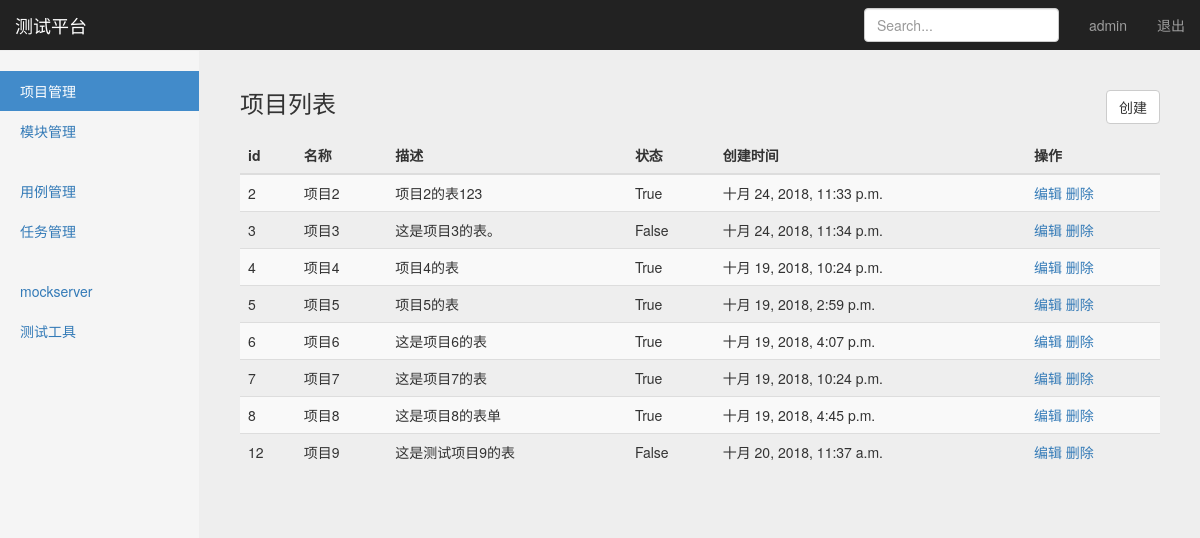
The app's page /manage/project_manage/ (signed in) with its own data.
### project_app/models.py (models this page shows, shortened)
class Project(models.Model):
    name = models.CharField("名称",max_length=100,blank=False,default="")  #https://www.cnblogs.com/ccorz/p/Django-models-zhong-guan-yublank-yunull-de-bu-chon.html
    describe = models.TextField("描述",default="")
    status = models.BooleanField("状态",default=True)
    create_time = models.DateTimeField("创建时间",auto_now=True)

### project_app/views/project_views.py (the view)
# urls.py: path('project_manage/',project_views.project_manage),
@login_required
def project_manage(request):
    username = request.session.get('user','')   #读取浏览器session
    project_all = Project.objects.all()
    return render(request, "project_manage.html",{"user":username,"projects":project_all,"type":"list"})

### templates/project_manage.html (shortened to what this page needs)
{% extends "base.html" %}
{% block content %}
    <nav class="navbar navbar-inverse navbar-fixed-top">
      <div class="container-fluid">
        <div class="navbar-header">
          <a class="navbar-brand" href="#">测试平台</a>
        </div>
        <div id="navbar" class="navbar-collapse collapse">
          <ul class="nav navbar-nav navbar-right">
            <li><a href="#">{{ user }}</a></li>
            <li><a href="/logout">退出</a></li>
          </ul>
          <form class="navbar-form navbar-right">
            <input type="text" class="form-control" placeholder="Search...">
          </form>
        </div>
      </div>
    </nav>
    <div class="container-fluid">
      <div class="row">
        <div class="col-sm-3 col-md-2 sidebar">
          <ul class="nav nav-sidebar">
            <li class="active"><a href="#">项目管理</a></li>
            <li><a href="/manage/module_manage/">模块管理</a></li>
          </ul>
          <ul class="nav nav-sidebar">
            <li><a href="">用例管理</a></li>
            <li><a href="">任务管理</a></li>
          </ul>
          <ul class="nav nav-sidebar">
            <li><a href="">mockserver</a></li>
            <li><a href="">测试工具</a></li>
          </ul>
        </div>
        {% if type == 'list' %}
        <div class="col-sm-9 col-sm-offset-3 col-md-10 col-md-offset-2 main">
          <h3 class="sub-header">项目列表
            <button type="button" class="btn btn-default"
                    style="float: right;"
                    onclick="window.location.href='/manage/add_project/'">创建</button>
          </h3>
          <div class="table-responsive">
            <table class="table table-striped">
              <thead>
                <tr>
                  <th>id</th>
                  <th>名称</th>
                  <th>描述</th>
                  <th>状态</th>
                  <th>创建时间</th>
                  <th>操作</th>
                </tr>
              </thead>
              <tbody>
                {% for project in projects %}
                <tr>
                  <td>{{ project.id }}</td>
                  <td>{{ project.name }}</td>
                  <td>{{ project.describe }}</td>
                  <td>{{ project.status }}</td>
                  <td>{{ project.create_time }}</td>
                  <td>
                      <a href="/manage/edit_project/{{ project.id }}/">编辑</a>
                      <a href="/manage/delete_project/{{ project.id }}/">删除</a>
                  </td>
                </tr>
                {% endfor %}
              </tbody>
            </table>
          </div>
        </div>
        {% endif %}
      </div>
    </div>
{% endblock %}

### static/css/signin.css (style rules this page uses)
body { padding-top: 40px; padding-bottom: 40px; background-color: #eee; }

### static/css/dashboard.css (style rules this page uses)
body { padding-top: 50px; }
.sub-header { padding-bottom: 10px; border-bottom: 1px solid #eee; }
.navbar-fixed-top { border: 0; }
.sidebar { display: none; }
@media (min-width: 768px) { .sidebar { position: fixed; top: 51px; bottom: 0; left: 0; z-index: 1000; display: block; padding: 20px; overflow-x: hidden; overflow-y: auto; background-color: #f5f5f5; border-right: 1px solid #eee; } }
.nav-sidebar { margin-right: -21px; margin-bottom: 20px; margin-left: -20px; }
.nav-sidebar > li > a { padding-right: 20px; padding-left: 20px; }
.nav-sidebar > .active > a, .nav-sidebar > .active > a:hover, .nav-sidebar > .active > a:focus { color: #fff; background-color: #428bca; }
.main { padding: 20px; }
@media (min-width: 768px) { .main { padding-right: 40px; padding-left: 40px; } }

### records on screen
Project: id "2", name "项目2", describe "项目2的表123", status "True", create_time "十月 24, 2018, 11:33 p.m."
Project: id "3", name "项目3", describe "这是项目3的表。", status "False", create_time "十月 24, 2018, 11:34 p.m."
Project: id "4", name "项目4", describe "项目4的表", status "True", create_time "十月 19, 2018, 10:24 p.m."
Project: id "5", name "项目5", describe "项目5的表", status "True", create_time "十月 19, 2018, 2:59 p.m."
Project: id "6", name "项目6", describe "这是项目6的表", status "True", create_time "十月 19, 2018, 4:07 p.m."
Project: id "7", name "项目7", describe "这是项目7的表", status "True", create_time "十月 19, 2018, 10:24 p.m."
Project: id "8", name "项目8", describe "这是项目8的表单", status "True", create_time "十月 19, 2018, 4:45 p.m."
Project: id "12", name "项目9", describe "这是测试项目9的表", status "False", create_time "十月 20, 2018, 11:37 a.m."

### other values on screen
{{ user }} "admin"
